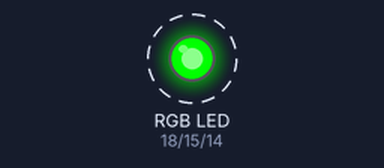
The sketch below on a simulated Arduino Uno, built with avr-gcc and run on an emulated ATmega328P. On the bench: an RGB LED mixed from three pins (HIGH = lit). Dashed ring = blinking.

Above: at 0.6 s.
Timing chart, 0 to 5.9 s (numbered marks = the images above):
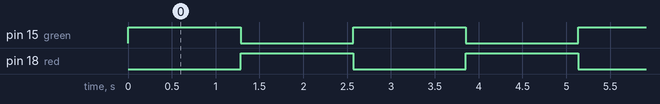

Measured:
- by itself, pin 15 (green), pin 18 (red): alternates HIGH for 1.3 s and LOW for 1.3 s

The sketch:

03_RGB_Switch.ino
```cpp
// Init RGB-Color pins
int red = 18;
int green = 15;
int blue = 14;

int redIntensity = 0;

void rgb()
{
  analogWrite(red, redIntensity);
  analogWrite(green, 255 - redIntensity);
  analogWrite(blue, 0);

  delay(10);
  redIntensity += 1;

  if(redIntensity > 255) {
    redIntensity = 0;
  }
}

void setup() {
  pinMode(red, OUTPUT);
  pinMode(green, OUTPUT),
  pinMode(blue, OUTPUT);
}

void loop() {
  rgb();
  /*
  digitalWrite(red, HIGH);
  delay(600);
  digitalWrite(green, HIGH);
  delay(600);
  digitalWrite(blue, HIGH);
  delay(600);
  digitalWrite(red, LOW);
  delay(600);
  digitalWrite(green, LOW);
  delay(600);
  digitalWrite(blue, LOW);
  delay(600);
  */
}
```
